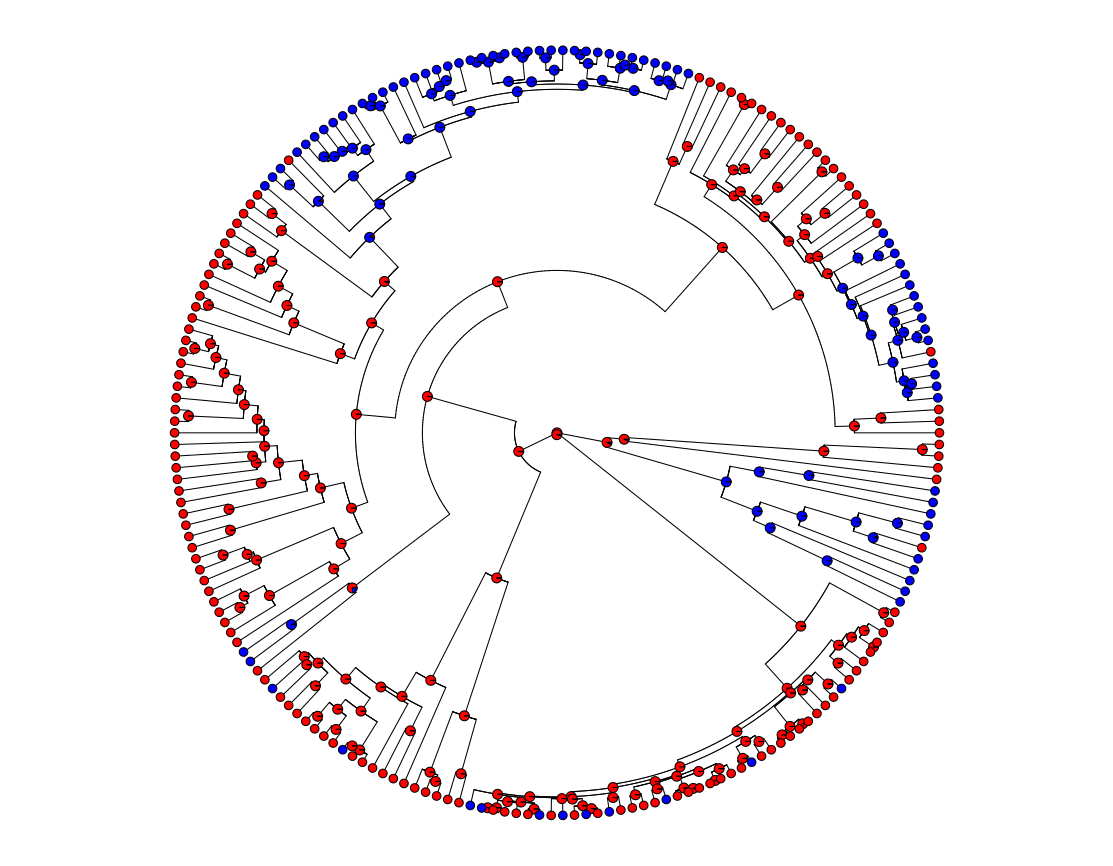

Here is the R script that generated this plot:
# Terrence Sylvester
# April 29 2019
# pradakshanas@gmail.com

# ancestral states reconstruction for sex chromosome systems

# load helper function
source("../rscripts/helper.functions.R")

# load required libraries
library(ape)
library(beeswarm)
library(phytools)

# read in tree data
trees <- read.nexus("../data/Trees/posterior.trees.nex")

# store the root state
rootState <- c()

# store named sex chromosome states for all trees
scs <- vector(mode = "list", length = 100)

# store the asr for all trees
fitARD <- vector(mode = "list", length = 100)

# get orders list
# read in chromosome data
dat <- GetData(data = "../data/chrom.data/chroms.csv",
               trees = "../data/Trees/posterior.trees.nex")

# correction for Notoptera
dat$order[dat$order %in% c("Grylloblata", "Mantophasmatodea")] <- "Notoptera"

orders <- unique(dat$order)
ord.roots <- matrix(data = NA, nrow = 9, ncol = 101)
colnames(ord.roots) <- c("order", 1:100)
ord.roots[,1] <- orders

for(i in 1:100){
  print(i)
  
  # read in chromosome data
  dat <- GetData(data = "../data/chrom.data/chroms.csv",
                 trees = "../data/Trees/posterior.trees.nex")
  
  # correction for Notoptera
  dat$order[dat$order %in% c("Grylloblata", "Mantophasmatodea")] <- "Notoptera"
  
  # remove taxa with no data for sex chromosome system
  dat <- dat[dat$SCS != "",]
  
  # for this ancestral states reconstruction, all XY systems (imcluding complex XY)
  # are labeled as XY. This is because transitions from XO sex chromosome system
  # to multi-XY sex chromosome system should include an intermediate 
  # sex chromosome system
  
  dat$SCS[dat$SCS %in% c("complex XY",
                         "complex XY|homomorphic",
                         "homomorphic",
                         "XY|homomorphic",
                         "XY")] <- "XY"
  
  # all other non XY sex chromosome systems are labled as XO
  dat$SCS[dat$SCS != "XY"] <- "XO"
  
  # make a named vector wich includes species name and sex chromosome system (scs)
  scs[[i]] <- setNames(dat$SCS,dat$species)
  
  # select a tree i
  tree <- trees[[i]]
  
  # remove tips that do not have data
  tree <- keep.tip(tree,dat$species)
  
  # fit ARD model to estimate the ancestral states.
  # an ARD model states unequal transisions between states
  fitARD[[i]] <- ace(x = scs[[i]], phy = tree, type = "discrete", model = "ARD")
  
  # get the probability of the root state
  rootState <- rbind(rootState, fitARD[[i]]$lik.anc[1,])
  
  for (j in 1:length(orders)) {
    ord.roots[j,(i+1)] <- (getMRCA(phy = tree, tip = dat$species[dat$order == orders[j]]) - Ntip(tree))
  }
}

# pick a random tree for plotting
randTree <- 1

tree <- trees[[randTree]]

tree <- keep.tip(phy = tree, tip = names(scs[[randTree]]))

# make a colour vector for two sex chromosome systems
cols <- setNames(c("red","blue"),levels(as.factor(scs[[randTree]])))

# plot the tree
par(mar = c(rep(0.1,4)), mai = rep(0.2,4))
plot(tree, show.tip.label = F, type = "fan")

# mark nodes
nodelabels(node=1:tree$Nnode+Ntip(tree),
           pie=fitARD[[randTree]]$lik.anc,piecol=cols,cex=0.23)

# mark tip states
tiplabels(pie=to.matrix(scs[[randTree]][tree$tip.label],levels(as.factor(scs[[randTree]]))),
          piecol=cols,cex=0.2)

# add legend
add.simmap.legend(colors=cols,prompt=FALSE,x=0.9*par()$usr[1],
                  y=0.8*par()$usr[3],fsize=0.8)

# get the propabilities of the roots of the orders
ord.probs <- matrix(data = NA, nrow = 9, ncol = 101)
colnames(ord.probs) <- c("order", 1:100)
ord.probs[,1] <- orders

for(i in 1:100){
  for (j in 1:9) {
    ord.probs[j,i+1] <- fitARD[[i]]$lik.anc[as.numeric(ord.roots[j,i+1]),1]
  }
}

for (i in 1:9) {
  print(paste(ord.probs[i,1], 100* round(mean(as.numeric(ord.probs[i,-1])),4)))
}

# distribution of rates
rates <- c()
for (i in 1:100) {
  rates <- rbind(rates, fitARD[[i]]$rates)
}

colnames(rates) <- c("Rate 1", "Rate 2")

rates <- as.data.frame(rates)

dev.off()
beeswarm(rates,
         ylab = "Rate estimate",
         xlab = "Rate",
         pch = 16,
         cex = 1,
         cex.lab = 1.5)

boxplot(rates, add = T, col = rgb(0,0,1,.1))

mean(rates$`Rate 1`)
mean(rates$`Rate 2`)
